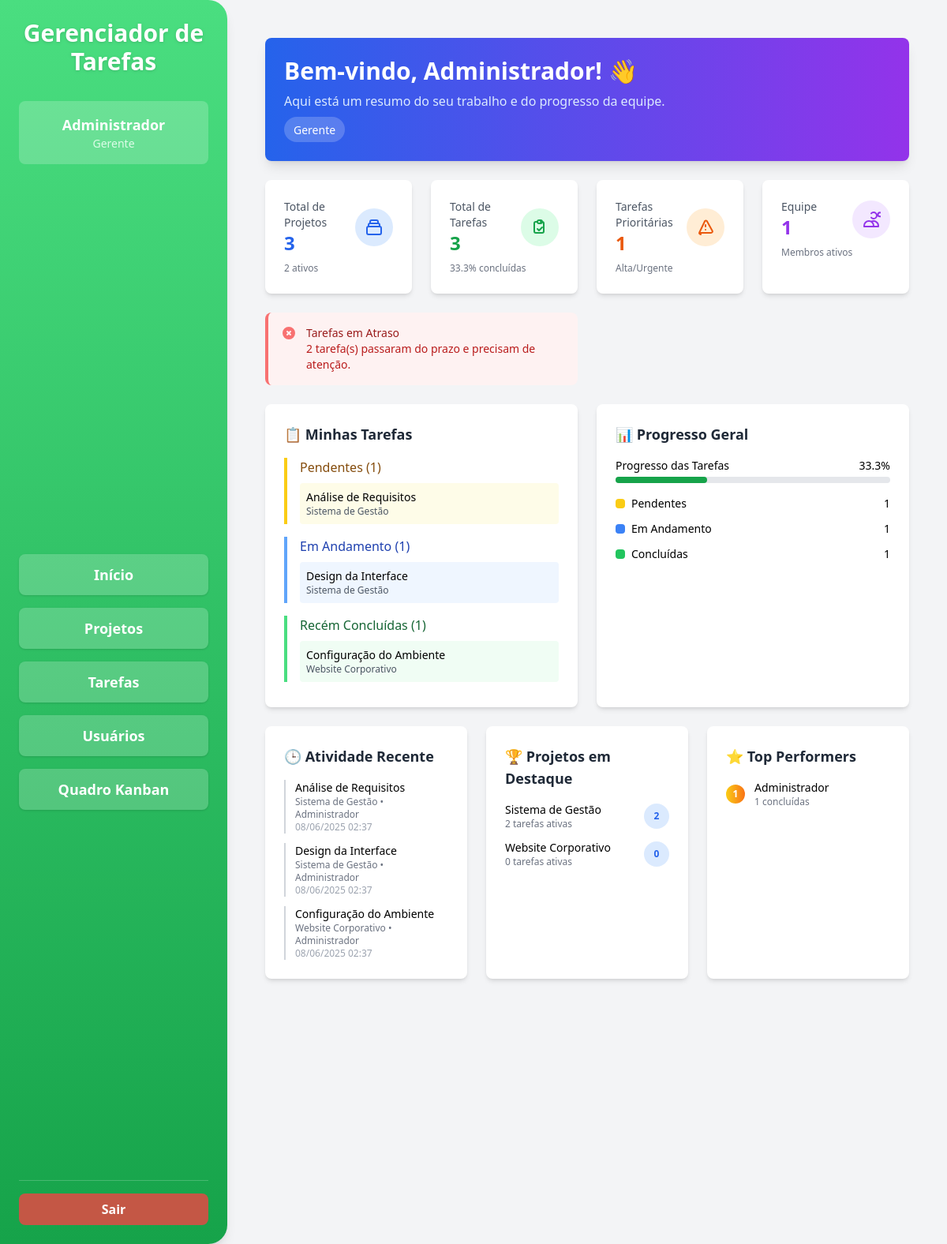
Page /home.php (signed in) on the committed database.
### tables this page shows
CREATE TABLE IF NOT EXISTS tarefas (
    id INT AUTO_INCREMENT PRIMARY KEY,
    nome VARCHAR(255) NOT NULL,
    descricao TEXT,
    projeto_id INT NOT NULL,
    responsavel_id INT NOT NULL,
    criado_por INT NOT NULL,
    status ENUM('pendente', 'em_andamento', 'concluida') DEFAULT 'pendente',
    prioridade ENUM('baixa', 'media', 'alta', 'urgente') DEFAULT 'media',
    data_criacao TIMESTAMP DEFAULT CURRENT_TIMESTAMP,
    data_atualizacao TIMESTAMP DEFAULT CURRENT_TIMESTAMP ON UPDATE CURRENT_TIMESTAMP,
    data_prazo DATE NULL,
    FOREIGN KEY (projeto_id) REFERENCES projetos(id) ON DELETE CASCADE,
    FOREIGN KEY (responsavel_id) REFERENCES usuarios(id),
    FOREIGN KEY (criado_por) REFERENCES usuarios(id)
);

CREATE TABLE IF NOT EXISTS projetos (
    id INT AUTO_INCREMENT PRIMARY KEY,
    nome VARCHAR(255) NOT NULL,
    descricao TEXT,
    status ENUM('ativo', 'pausado', 'concluido') DEFAULT 'ativo',
    data_criacao TIMESTAMP DEFAULT CURRENT_TIMESTAMP,
    data_atualizacao TIMESTAMP DEFAULT CURRENT_TIMESTAMP ON UPDATE CURRENT_TIMESTAMP,
    criado_por INT,
    FOREIGN KEY (criado_por) REFERENCES usuarios(id)
);

CREATE TABLE `usuarios` (
  `id` int(11) NOT NULL AUTO_INCREMENT,
  `nome` varchar(255) NOT NULL,
  `email` varchar(255) NOT NULL,
  `grupo` varchar(50) NOT NULL,
  `senha` varchar(255) NOT NULL,
  PRIMARY KEY (`id`),
  UNIQUE KEY `email` (`email`)
);

### views/inicio.php (the view, shortened to what the rows shown need)
<?php
require_once __DIR__ . '/../controller/inicio.php';
?>
<main class="flex-1 p-6">
    <div class="bg-gray-100 min-h-screen">
        <div class="bg-gradient-to-r from-blue-600 to-purple-600 text-white p-6 rounded-lg mb-6 shadow-lg">
            <h1 class="text-3xl font-bold mb-2">
                Bem-vindo, <?php echo htmlspecialchars($_SESSION['usuario_nome'] ?? 'Usuário'); ?>! 👋
            </h1>
        </div>
        <div class="grid grid-cols-1 lg:grid-cols-2 gap-6 mb-6">
            <div class="bg-white p-6 rounded-lg shadow-md">
                <div class="space-y-4">
                    <div class="border-l-4 border-yellow-400 pl-4">
                        <?php if(empty($minhas_tarefas['pendente'])): ?>
                            <p class="text-sm text-gray-500">Nenhuma tarefa pendente</p>
                        <?php else: ?>
                            <?php foreach(array_slice($minhas_tarefas['pendente'], 0, 3) as $tarefa): ?>
                            <div class="bg-yellow-50 p-2 rounded mb-2">
                                <p class="text-sm font-medium"><?php echo htmlspecialchars($tarefa['nome']); ?></p>
                                <p class="text-xs text-gray-600"><?php echo htmlspecialchars($tarefa['projeto_nome']); ?></p>
                            </div>
                            <?php endforeach; ?>
                        <?php endif; ?>
                    </div>
                    <div class="border-l-4 border-blue-400 pl-4">
                        <?php if(empty($minhas_tarefas['em_andamento'])): ?>
                            <p class="text-sm text-gray-500">Nenhuma tarefa em andamento</p>
                        <?php else: ?>
                            <?php foreach(array_slice($minhas_tarefas['em_andamento'], 0, 3) as $tarefa): ?>
                            <div class="bg-blue-50 p-2 rounded mb-2">
                                <p class="text-sm font-medium"><?php echo htmlspecialchars($tarefa['nome']); ?></p>
                                <p class="text-xs text-gray-600"><?php echo htmlspecialchars($tarefa['projeto_nome']); ?></p>
                            </div>
                            <?php endforeach; ?>
                        <?php endif; ?>
                    </div>
                    <div class="border-l-4 border-green-400 pl-4">
                        <?php if(empty($minhas_tarefas['concluida'])): ?>
                            <p class="text-sm text-gray-500">Nenhuma tarefa concluída</p>
                        <?php else: ?>
                            <?php foreach(array_slice($minhas_tarefas['concluida'], 0, 2) as $tarefa): ?>
                            <div class="bg-green-50 p-2 rounded mb-2">
                                <p class="text-sm font-medium"><?php echo htmlspecialchars($tarefa['nome']); ?></p>
                                <p class="text-xs text-gray-600"><?php echo htmlspecialchars($tarefa['projeto_nome']); ?></p>
                            </div>
                            <?php endforeach; ?>
                        <?php endif; ?>
                    </div>
                </div>
            </div>
        </div>
        <?php if($grupo_usuario === 'gerente'): ?>
        <div class="grid grid-cols-1 lg:grid-cols-3 gap-6">
            <div class="bg-white p-6 rounded-lg shadow-md">
                <?php if(empty($tarefas_recentes)): ?>
                    <p class="text-sm text-gray-500">Nenhuma atividade recente</p>
                <?php else: ?>
                    <div class="space-y-3">
                        <?php foreach($tarefas_recentes as $tarefa): ?>
                        <div class="border-l-2 border-gray-300 pl-3">
                            <p class="text-sm font-medium"><?php echo htmlspecialchars($tarefa['nome']); ?></p>
                            <p class="text-xs text-gray-500">
                                <?php echo htmlspecialchars($tarefa['projeto_nome']); ?> •
                                <?php echo htmlspecialchars($tarefa['responsavel_nome']); ?>
                            </p>
                            <p class="text-xs text-gray-400">
                                <?php echo date('d/m/Y H:i', strtotime($tarefa['data_criacao'])); ?>
                            </p>
                        </div>
                        <?php endforeach; ?>
                    </div>
                <?php endif; ?>
            </div>
        </div>
        <?php endif; ?>
    </div>
</main>

### rows in the picture
tarefas: nome "Análise de Requisitos", projeto.nome "Sistema de Gestão", responsavel.nome "Administrador", data_criacao "08/06/2025 02:37"
tarefas: nome "Design da Interface", projeto.nome "Sistema de Gestão", responsavel.nome "Administrador", data_criacao "08/06/2025 02:37"
tarefas: nome "Configuração do Ambiente", projeto.nome "Website Corporativo", responsavel.nome "Administrador", data_criacao "08/06/2025 02:37"

### other values in the picture
$_SESSION['usuario_nome'] "Administrador"
$_SESSION['usuario_grupo'] "Gerente"
$nome "Início"
$nome "Projetos"
$nome "Tarefas"
$nome "Usuários"
$nome "Quadro Kanban"
$stats_gerais['total_projetos'] "3"
$stats_gerais['projetos_ativos'] "2"
$stats_gerais['total_tarefas'] "3"
$progresso_geral "33.3"
$tarefas_prioritarias "1"
$stats_gerais['total_usuarios'] "1"
$tarefas_em_atraso "2"
count($minhas_tarefas['pendente']) "1"
